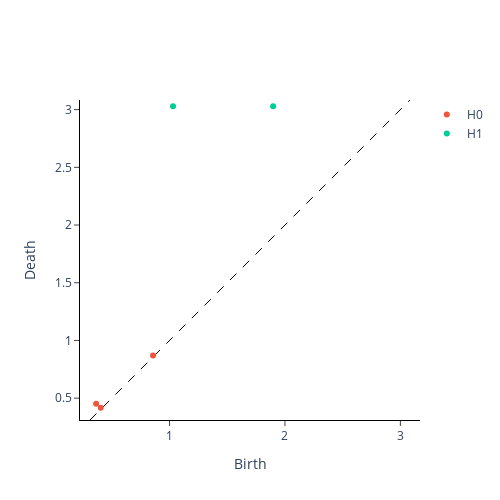

Write notebook code for a chart like this one.
### Markdown cell above
# calculando la persistencia cubica

### Code cell
from gtda.diagrams import Scaler

scaler = Scaler()
im8_scaled = scaler.fit_transform(im8_cubical)

scaler.plot(im8_scaled)

### Figure 1 — Plotly figure (JSON) as saved in the notebook; plotly's stock layout.template omitted (floating-point values rounded to 4 significant figures)
{"data": [{"hoverinfo": "none", "line": {"color": "black", "dash": "dash", "width": 1}, "mode": "lines", "showlegend": false, "type": "scatter", "x": [0.3108, 3.083], "y": [0.3108, 3.083]}, {"hoverinfo": "text", "hovertext": ["(0.36416103237593, 0.45168616998480626)", "(0.4040003922330208, 0.4164340724919274)", "(0.857014250849982, 0.8688356955003116)"], "mode": "markers", "name": "H0", "type": "scatter", "x": [0.3642, 0.404, 0.857], "y": [0.4517, 0.4164, 0.8688]}, {"hoverinfo": "text", "hovertext": ["(1.030002941747656, 3.030002941747656)", "(1.8976195593809997, 3.030002941747656)"], "mode": "markers", "name": "H1", "type": "scatter", "x": [1.03, 1.898], "y": [3.03, 3.03]}], "layout": {"height": 500, "plot_bgcolor": "white", "width": 500, "xaxis": {"autorange": false, "exponentformat": "e", "linecolor": "black", "linewidth": 1, "mirror": false, "range": [0.3108, 3.083], "showexponent": "all", "showline": true, "side": "bottom", "ticks": "outside", "title": {"text": "Birth"}, "type": "linear", "zeroline": true}, "yaxis": {"autorange": false, "exponentformat": "e", "linecolor": "black", "linewidth": 1, "mirror": false, "range": [0.3108, 3.083], "scaleanchor": "x", "scaleratio": 1, "showexponent": "all", "showline": true, "side": "left", "ticks": "outside", "title": {"text": "Death"}, "type": "linear", "zeroline": true}}}
